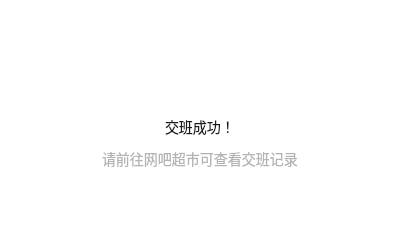
<?xml version="1.0" encoding="UTF-8"?>
<ui version="4.0">
 <class>handOverShiftDlg</class>
 <widget class="QDialog" name="handOverShiftDlg">
  <property name="geometry">
   <rect>
    <x>0</x>
    <y>0</y>
    <width>400</width>
    <height>226</height>
   </rect>
  </property>
  <property name="windowTitle">
   <string>handOverShiftDlg</string>
  </property>
  <layout class="QGridLayout" name="gridLayout">
   <property name="leftMargin">
    <number>0</number>
   </property>
   <property name="topMargin">
    <number>0</number>
   </property>
   <property name="rightMargin">
    <number>0</number>
   </property>
   <property name="bottomMargin">
    <number>0</number>
   </property>
   <property name="spacing">
    <number>0</number>
   </property>
   <item row="0" column="0">
    <widget class="QWidget" name="widget" native="true">
     <property name="styleSheet">
      <string notr="true">#widget{
background:#FFFFFF;
border-radius:2px;
}
#lbl_result{
font-family:&quot;微软雅黑&quot;;
font-size:14px;
color:rgba(0,0,0,0.9);
}
#lbl_tips{
font-family:&quot;微软雅黑&quot;;
font-size:14px;
color:rgba(0,0,0,0.3);
}
#lbl_logo{
background-image:url(:/masterCashier/Resources/payment_success.png);
}
#btn_close{
border-image:url(:/masterCashier/Resources/dialog_close.png);
border:none;
}
#btn_close:pressed{
margin:1px;
}</string>
     </property>
     <layout class="QVBoxLayout" name="verticalLayout">
      <property name="spacing">
       <number>0</number>
      </property>
      <property name="leftMargin">
       <number>0</number>
      </property>
      <property name="topMargin">
       <number>0</number>
      </property>
      <property name="rightMargin">
       <number>0</number>
      </property>
      <property name="bottomMargin">
       <number>0</number>
      </property>
      <item>
       <layout class="QHBoxLayout" name="horizontalLayout">
        <item>
         <spacer name="horizontalSpacer">
          <property name="orientation">
           <enum>Qt::Horizontal</enum>
          </property>
          <property name="sizeHint" stdset="0">
           <size>
            <width>40</width>
            <height>20</height>
           </size>
          </property>
         </spacer>
        </item>
        <item>
         <widget class="QPushButton" name="btn_close">
          <property name="minimumSize">
           <size>
            <width>40</width>
            <height>40</height>
           </size>
          </property>
          <property name="maximumSize">
           <size>
            <width>40</width>
            <height>40</height>
           </size>
          </property>
          <property name="text">
           <string/>
          </property>
         </widget>
        </item>
       </layout>
      </item>
      <item>
       <spacer name="verticalSpacer">
        <property name="orientation">
         <enum>Qt::Vertical</enum>
        </property>
        <property name="sizeType">
         <enum>QSizePolicy::Fixed</enum>
        </property>
        <property name="sizeHint" stdset="0">
         <size>
          <width>20</width>
          <height>20</height>
         </size>
        </property>
       </spacer>
      </item>
      <item alignment="Qt::AlignHCenter">
       <widget class="QLabel" name="lbl_logo">
        <property name="minimumSize">
         <size>
          <width>40</width>
          <height>40</height>
         </size>
        </property>
        <property name="maximumSize">
         <size>
          <width>40</width>
          <height>40</height>
         </size>
        </property>
        <property name="text">
         <string/>
        </property>
       </widget>
      </item>
      <item>
       <spacer name="verticalSpacer_2">
        <property name="orientation">
         <enum>Qt::Vertical</enum>
        </property>
        <property name="sizeType">
         <enum>QSizePolicy::Fixed</enum>
        </property>
        <property name="sizeHint" stdset="0">
         <size>
          <width>20</width>
          <height>16</height>
         </size>
        </property>
       </spacer>
      </item>
      <item alignment="Qt::AlignHCenter|Qt::AlignVCenter">
       <widget class="QLabel" name="lbl_result">
        <property name="text">
         <string>交班成功！</string>
        </property>
       </widget>
      </item>
      <item>
       <spacer name="verticalSpacer_3">
        <property name="orientation">
         <enum>Qt::Vertical</enum>
        </property>
        <property name="sizeType">
         <enum>QSizePolicy::Fixed</enum>
        </property>
        <property name="sizeHint" stdset="0">
         <size>
          <width>20</width>
          <height>10</height>
         </size>
        </property>
       </spacer>
      </item>
      <item alignment="Qt::AlignHCenter|Qt::AlignVCenter">
       <widget class="QLabel" name="lbl_tips">
        <property name="text">
         <string>请前往网吧超市可查看交班记录</string>
        </property>
       </widget>
      </item>
      <item>
       <spacer name="verticalSpacer_4">
        <property name="orientation">
         <enum>Qt::Vertical</enum>
        </property>
        <property name="sizeHint" stdset="0">
         <size>
          <width>20</width>
          <height>46</height>
         </size>
        </property>
       </spacer>
      </item>
     </layout>
    </widget>
   </item>
  </layout>
 </widget>
 <layoutdefault spacing="6" margin="11"/>
 <resources/>
 <connections/>
</ui>
